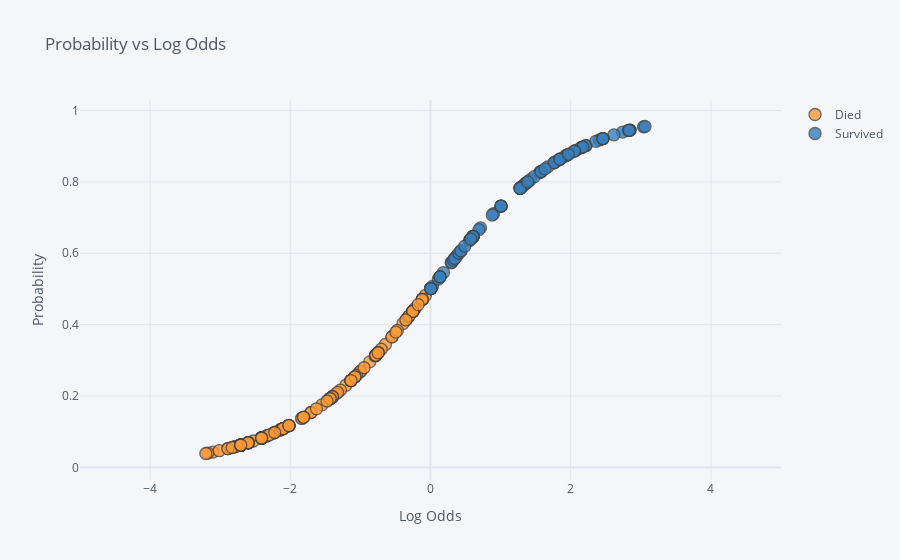

Notebook code for this chart:
### Code cell
yhat.sample(268).iplot(x='log_odds', y='probability', 
           yTitle='Probability', xrange=(-5, 5), xTitle='Log Odds',
           title='Probability vs Log Odds', categories='classes')
